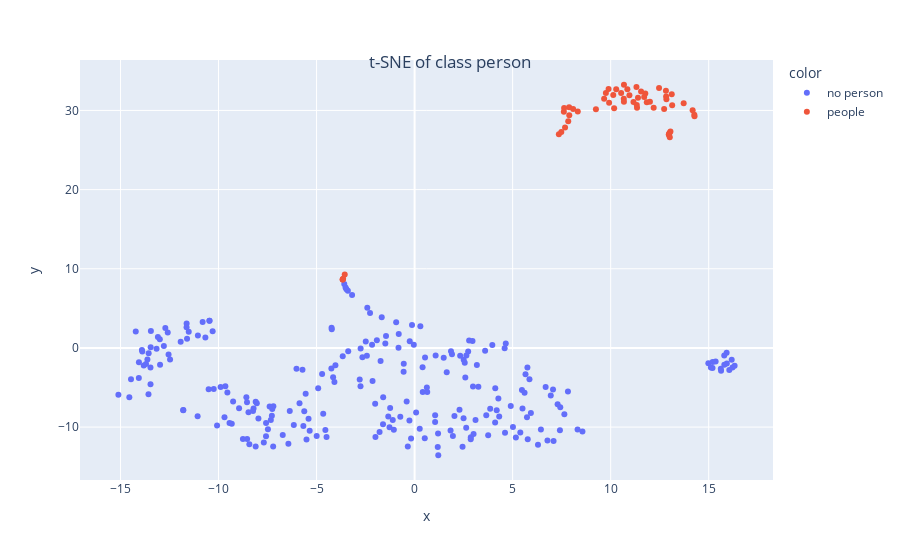
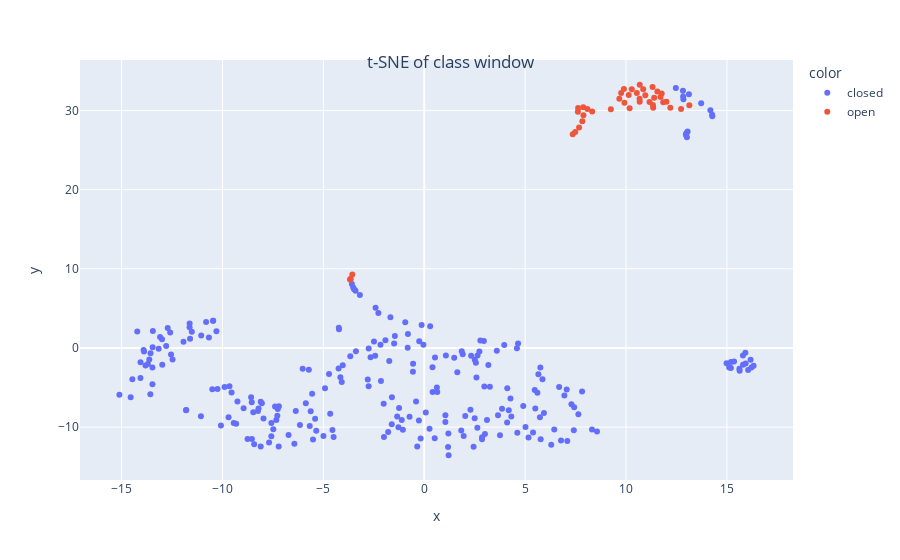

Notebook code for these charts, in order:
### Markdown cell above
**visualizing features in a lower dimensional space**

### Code cell
#### creating only body of the network

k = {'hidden_size':22,'rnn_dropout':0.4}
# k={'layers':[32,8]}
new_model = create_model(LSTM_body, dls.vars,dls.c,dls,**k)

#### load part of the pre trained model

# load 
pretrained_dict = torch.load(f'models/{learn.model.__name__}.pt')
model_dict = new_model.state_dict()
# 1. filter out unnecessary keys
pretrained_dict = {k: v for k, v in pretrained_dict.items() if k in model_dict}
# 2. overwrite entries in the existing state dict
model_dict.update(pretrained_dict) 
# 3. load the new state dict
new_model.load_state_dict(model_dict)

###### get the features/predicions of the model_body

device = torch.device('cuda' if torch.cuda.is_available() else 'cpu')

new_model.to(device)
new_model.eval()
feats = []
lbls = []
with torch.no_grad():
    for inputs, labels in test_dl:
        inputs = inputs.to(device)
        labels = labels.to(device)

        outputs = new_model(inputs)
        feats.append(outputs)
        lbls.append(labels)

test_feats = torch.cat(feats).cpu().numpy()
test_lbls = torch.cat(lbls).cpu().numpy()

#### get labels as strings
person_labels = []
person_dict = {1 : 'people', 0 : 'no person'}
window_labels = []
window_dict = {1 : 'open', 0 : 'closed'}
for item in test_lbls:
    person_labels.append(person_dict[item[0]])
    window_labels.append(window_dict[item[1]])

##########
## using tensorboard projector
# writer = SummaryWriter('runs/')
# writer.add_embedding(test_feats,metadata=person_labels,tag = f'person_embeddings_{learn.model.__name__}')
# writer.add_embedding(test_feats,metadata=window_labels,tag = f'window_embeddings_{learn.model.__name__}')
# writer.close()
##########
### using sklearn and plotly
components = visualize_embeddings(test_feats,person_labels,window_labels,n_components=2,method='pca')

### Figure 1 — Plotly figure (JSON) as saved in the notebook; plotly's stock layout.template omitted (floating-point values rounded to 4 significant figures; data arrays with more than 128 entries replaced by an {"elided": "..."} marker saying what was removed)
{"data": [{"hovertemplate": "color=no person<br>x=%{x}<br>y=%{y}<extra></extra>", "legendgroup": "no person", "marker": {"color": "#636efa", "symbol": "circle"}, "mode": "markers", "name": "no person", "orientation": "v", "showlegend": true, "type": "scatter", "x": {"elided": "239 float values"}, "xaxis": "x", "y": {"elided": "239 float values"}, "yaxis": "y"}, {"hovertemplate": "color=people<br>x=%{x}<br>y=%{y}<extra></extra>", "legendgroup": "people", "marker": {"color": "#EF553B", "symbol": "circle"}, "mode": "markers", "name": "people", "orientation": "v", "showlegend": true, "type": "scatter", "x": [-3.672, -3.665, -3.646, -3.564, 7.358, 7.482, 7.673, 7.835, 7.889, 7.612, 8.322, 7.88, 7.625, 8.085, 9.248, 10.18, 9.921, 9.667, 11.34, 10.67, 10.68, 11.84, 12.19, 11.77, 11.32, 11.71, 12.0, 10.68, 10.85, 11.33, 10.96, 11.16, 9.757, 10.13, 10.28, 9.893, 10.53, 11.39, 11.55, 12.73, 13.14, 12.84, 12.83, 12.47, 12.82, 13.11, 13.72, 14.18, 14.27, 14.28, 13.05, 13.0, 12.97, 12.97, 13.02], "xaxis": "x", "y": [8.634, 8.654, 8.729, 9.272, 26.99, 27.26, 27.83, 28.64, 29.4, 29.82, 29.88, 30.39, 30.3, 30.18, 30.16, 30.29, 30.98, 31.49, 30.33, 31.48, 31.1, 31.02, 30.35, 32.13, 32.95, 31.71, 31.09, 33.25, 32.69, 30.69, 31.91, 31.07, 32.22, 31.95, 32.69, 32.71, 32.21, 31.62, 32.4, 30.2, 30.67, 31.41, 31.76, 32.83, 32.48, 32.04, 30.91, 30.02, 29.47, 29.26, 27.33, 27.14, 27.0, 26.91, 26.6], "yaxis": "y"}], "layout": {"legend": {"title": {"text": "color"}, "tracegroupgap": 0}, "margin": {"t": 60}, "title": {"text": "t-SNE of class person", "x": 0.5, "xanchor": "center", "y": 0.9, "yanchor": "top"}, "xaxis": {"anchor": "y", "domain": [0, 1], "title": {"text": "x"}}, "yaxis": {"anchor": "x", "domain": [0, 1], "title": {"text": "y"}}}}

### Figure 2 — Plotly figure (JSON) as saved in the notebook; plotly's stock layout.template omitted (floating-point values rounded to 4 significant figures; data arrays with more than 128 entries replaced by an {"elided": "..."} marker saying what was removed)
{"data": [{"hovertemplate": "color=closed<br>x=%{x}<br>y=%{y}<extra></extra>", "legendgroup": "closed", "marker": {"color": "#636efa", "symbol": "circle"}, "mode": "markers", "name": "closed", "orientation": "v", "showlegend": true, "type": "scatter", "x": {"elided": "253 float values"}, "xaxis": "x", "y": {"elided": "253 float values"}, "yaxis": "y"}, {"hovertemplate": "color=open<br>x=%{x}<br>y=%{y}<extra></extra>", "legendgroup": "open", "marker": {"color": "#EF553B", "symbol": "circle"}, "mode": "markers", "name": "open", "orientation": "v", "showlegend": true, "type": "scatter", "x": [-3.672, -3.665, -3.646, -3.564, 7.358, 7.482, 7.673, 7.835, 7.889, 7.612, 8.322, 7.88, 7.625, 8.085, 9.248, 10.18, 9.921, 9.667, 11.34, 10.67, 10.68, 11.84, 12.19, 11.77, 11.32, 11.71, 12.0, 10.68, 10.85, 11.33, 10.96, 11.16, 9.757, 10.13, 10.28, 9.893, 10.53, 11.39, 11.55, 12.73, 13.14], "xaxis": "x", "y": [8.634, 8.654, 8.729, 9.272, 26.99, 27.26, 27.83, 28.64, 29.4, 29.82, 29.88, 30.39, 30.3, 30.18, 30.16, 30.29, 30.98, 31.49, 30.33, 31.48, 31.1, 31.02, 30.35, 32.13, 32.95, 31.71, 31.09, 33.25, 32.69, 30.69, 31.91, 31.07, 32.22, 31.95, 32.69, 32.71, 32.21, 31.62, 32.4, 30.2, 30.67], "yaxis": "y"}], "layout": {"legend": {"title": {"text": "color"}, "tracegroupgap": 0}, "margin": {"t": 60}, "title": {"text": "t-SNE of class window", "x": 0.5, "xanchor": "center", "y": 0.9, "yanchor": "top"}, "xaxis": {"anchor": "y", "domain": [0, 1], "title": {"text": "x"}}, "yaxis": {"anchor": "x", "domain": [0, 1], "title": {"text": "y"}}}}
